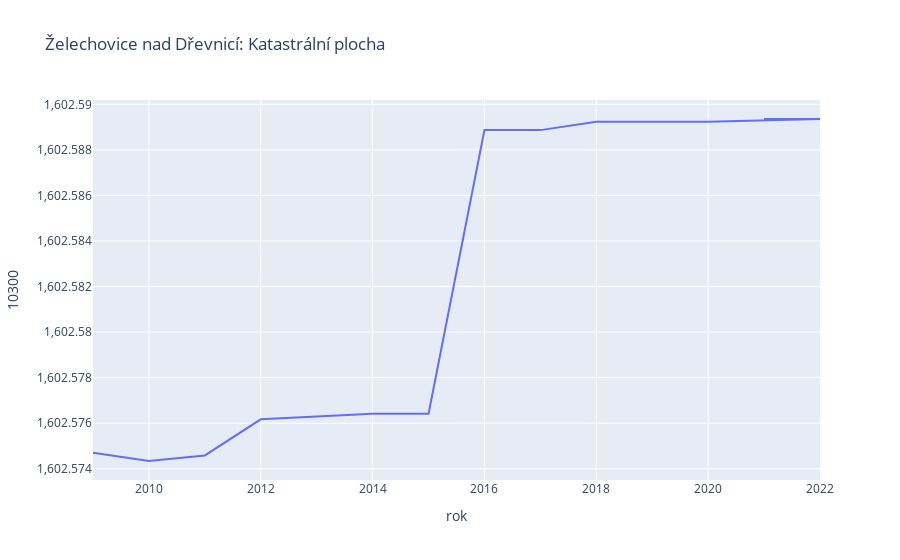

Write notebook code for a chart like this one.
### Code cell
import plotly.express as px
import plotly.graph_objects as go

uzemiId = 500011
matrix = matrixes_uzemi[uzemiId].to_pandas()
uzemi_nazev = uzemi.filter(pl.col("koduzemi") == uzemiId).get_column("obec")[0]
ukazatel = 10300
ukazatel_nazev = ukazatele.filter(pl.col("kodukaz") == ukazatel).select("nazev").to_pandas()["nazev"][0]
px.line(matrix, x="rok", y=str(ukazatel), title=f"{uzemi_nazev}: {ukazatel_nazev}")

### Figure 1 — Plotly figure (JSON) as saved in the notebook; plotly's stock layout.template omitted (floating-point values rounded to 4 significant figures)
{"data": [{"hovertemplate": "rok=%{x}<br>10300=%{y}<extra></extra>", "legendgroup": "", "line": {"color": "#636efa", "dash": "solid"}, "marker": {"symbol": "circle"}, "mode": "lines", "name": "", "orientation": "v", "showlegend": false, "type": "scatter", "x": [2021, 2022, 2020, 2019, 2018, 2017, 2016, 2015, 2014, 2013, 2012, 2011, 2010, 2009], "xaxis": "x", "y": [1603.0, 1603.0, 1603.0, 1603.0, 1603.0, 1603.0, 1603.0, 1603.0, 1603.0, 1603.0, 1603.0, 1603.0, 1603.0, 1603.0], "yaxis": "y"}], "layout": {"legend": {"tracegroupgap": 0}, "title": {"text": "Želechovice nad Dřevnicí: Katastrální plocha"}, "xaxis": {"anchor": "y", "domain": [0, 1], "title": {"text": "rok"}}, "yaxis": {"anchor": "x", "domain": [0, 1], "title": {"text": "10300"}}}}
